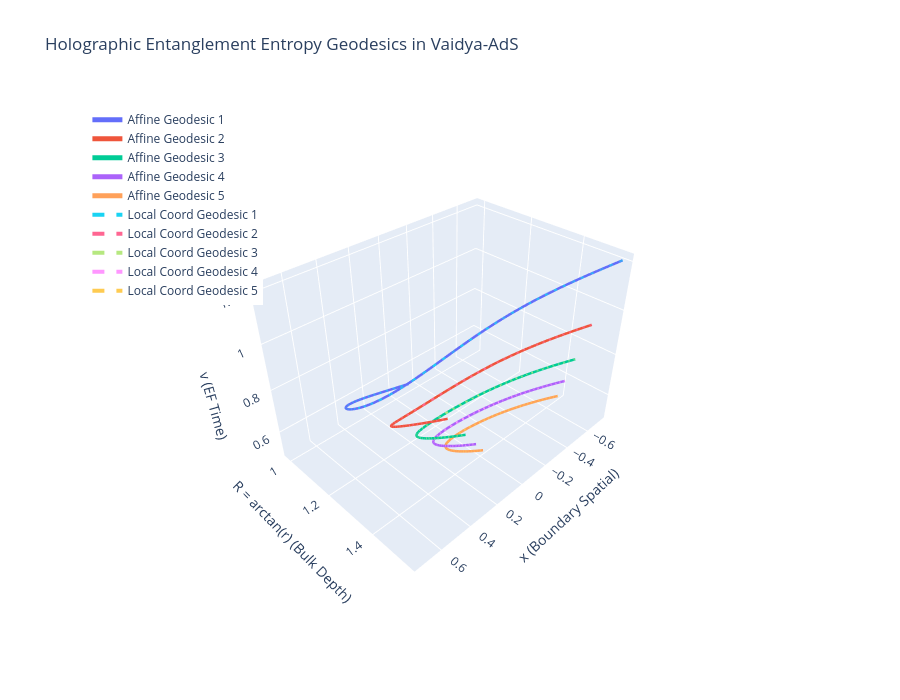

Source (notebook cell):
### Markdown cell above
### 5. 3D Visualization of the Geodesics

Finally, we visualize the resulting curves. We plot both the Affine integration (HoloML) and the Local Coordinate ($x$) integration in the 3D bulk space $(X, Y, v)$, overlaying them on top of the dynamic apparent horizon. To map coordinates into a visually bounded domain, we apply a compactification transformation $R = \arctan(r)$.

### Code cell
import plotly.graph_objects as go
import numpy as np

fig = go.Figure()

# 1. Plot the Affine (HoloML) Geodesics
for i, traj in enumerate(trajectories_h):
    if len(traj) == 0:
        continue
        
    v_h = traj[:, 0]
    r_h = traj[:, 1]
    x_h = traj[:, 2]
    
    # Compactification
    R_h = np.arctan(r_h)
    
    # Mirror the coordinates to plot both halves of the symmetric geodesic
    x_full_h = np.concatenate((-x_h[::-1], x_h))
    R_full_h = np.concatenate((R_h[::-1], R_h))
    v_full_h = np.concatenate((v_h[::-1], v_h))
    
    fig.add_trace(go.Scatter3d(
        x=x_full_h,
        y=R_full_h,
        z=v_full_h,
        mode='lines',
        line=dict(width=5),
        name=f'Affine Geodesic {i+1}'
    ))

# 2. Plot the Local Coordinate (x) Geodesics
for i, (x_l, r_l, v_l) in enumerate(trajectories_l):
    # Compactification
    R_l = np.arctan(r_l)
    
    x_full_l = np.concatenate((-x_l[::-1], x_l))
    R_full_l = np.concatenate((R_l[::-1], R_l))
    v_full_l = np.concatenate((v_l[::-1], v_l))
    
    fig.add_trace(go.Scatter3d(
        x=x_full_l,
        y=R_full_l,
        z=v_full_l,
        mode='lines',
        line=dict(width=4, dash='dash'),
        name=f'Local Coord Geodesic {i+1}'
    ))

# 3. Configure the 3D Layout
fig.update_layout(
    title="Holographic Entanglement Entropy Geodesics in Vaidya-AdS",
    scene=dict(
        xaxis_title="x (Boundary Spatial)",
        yaxis_title="R = arctan(r) (Bulk Depth)",
        zaxis_title="v (EF Time)",
        aspectratio=dict(x=1, y=0.7, z=0.7)
    ),
    width=900,
    height=700,
    legend=dict(
        yanchor="top",
        y=0.99,
        xanchor="left",
        x=0.01
    )
)

fig.show()

### Figure 1 — Plotly figure (JSON) as saved in the notebook; plotly's stock layout.template omitted (floating-point values rounded to 4 significant figures; data arrays with more than 128 entries replaced by an {"elided": "..."} marker saying what was removed)
{"data": [{"line": {"width": 5}, "mode": "lines", "name": "Affine Geodesic 1", "type": "scatter3d", "x": {"elided": "4344 float values"}, "y": {"elided": "4344 float values"}, "z": {"elided": "4344 float values"}}, {"line": {"width": 5}, "mode": "lines", "name": "Affine Geodesic 2", "type": "scatter3d", "x": {"elided": "3984 float values"}, "y": {"elided": "3984 float values"}, "z": {"elided": "3984 float values"}}, {"line": {"width": 5}, "mode": "lines", "name": "Affine Geodesic 3", "type": "scatter3d", "x": {"elided": "3734 float values"}, "y": {"elided": "3734 float values"}, "z": {"elided": "3734 float values"}}, {"line": {"width": 5}, "mode": "lines", "name": "Affine Geodesic 4", "type": "scatter3d", "x": {"elided": "3536 float values"}, "y": {"elided": "3536 float values"}, "z": {"elided": "3536 float values"}}, {"line": {"width": 5}, "mode": "lines", "name": "Affine Geodesic 5", "type": "scatter3d", "x": {"elided": "3374 float values"}, "y": {"elided": "3374 float values"}, "z": {"elided": "3374 float values"}}, {"line": {"dash": "dash", "width": 4}, "mode": "lines", "name": "Local Coord Geodesic 1", "type": "scatter3d", "x": {"elided": "654 float values"}, "y": {"elided": "654 float values"}, "z": {"elided": "654 float values"}}, {"line": {"dash": "dash", "width": 4}, "mode": "lines", "name": "Local Coord Geodesic 2", "type": "scatter3d", "x": {"elided": "608 float values"}, "y": {"elided": "608 float values"}, "z": {"elided": "608 float values"}}, {"line": {"dash": "dash", "width": 4}, "mode": "lines", "name": "Local Coord Geodesic 3", "type": "scatter3d", "x": {"elided": "572 float values"}, "y": {"elided": "572 float values"}, "z": {"elided": "572 float values"}}, {"line": {"dash": "dash", "width": 4}, "mode": "lines", "name": "Local Coord Geodesic 4", "type": "scatter3d", "x": {"elided": "542 float values"}, "y": {"elided": "542 float values"}, "z": {"elided": "542 float values"}}, {"line": {"dash": "dash", "width": 4}, "mode": "lines", "name": "Local Coord Geodesic 5", "type": "scatter3d", "x": {"elided": "516 float values"}, "y": {"elided": "516 float values"}, "z": {"elided": "516 float values"}}], "layout": {"height": 700, "legend": {"x": 0.01, "xanchor": "left", "y": 0.99, "yanchor": "top"}, "scene": {"aspectratio": {"x": 1, "y": 0.7, "z": 0.7}, "xaxis": {"title": {"text": "x (Boundary Spatial)"}}, "yaxis": {"title": {"text": "R = arctan(r) (Bulk Depth)"}}, "zaxis": {"title": {"text": "v (EF Time)"}}}, "title": {"text": "Holographic Entanglement Entropy Geodesics in Vaidya-AdS"}, "width": 900}}
